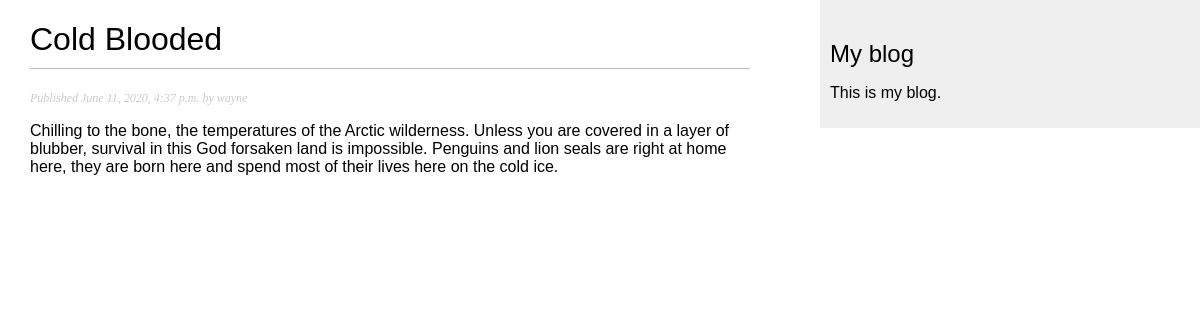
The page /blog/2020/6/11/cold-blooded/ on the database its author committed.
### blog/models.py (models this page shows, shortened)
class Post(models.Model):
    STATUS_CHOICE = (
        ('draft', 'Draft'),
        ('published', 'Published'),
    )
    title = models.CharField(max_length=250)
    slug = models.SlugField(max_length=250,
                            unique_for_date='publish')
    author = models.ForeignKey(User,
                                on_delete = models.CASCADE,
                                related_name = 'blog_post')
    body = models.TextField()
    publish = models.DateTimeField(default=timezone.now)
    created = models.DateTimeField(auto_now_add = True)
    updated = models.DateTimeField(auto_now = True)
    status = models.CharField(max_length = 10,
                            choices = STATUS_CHOICE,
                            default='draft')
    class Meta:
        ordering = ('-publish',)
    objects = models.Manager() # default manager
    published = PublishedManager() # our custom manager

### blog/views.py (the view)
def post_detail(request, year, month, day, post):
    post = get_object_or_404(Post, slug=post,
                                    status='published',
                                    publish__year=year,
                                    publish__month= month,
                                    publish__day=day)
    return render(request, 'blog/post/detail.html', {'post':post})

### blog/templates/blog/post/detail.html (shortened to what this page needs)
{% extends "blog/base.html" %}
{% block content%}
    <h1>{{post.title}}</h1>
    <p class="date">
        Published {{post.publish}} by {{post.author}}
    </p>
    {{ post.body|linebreaks }}
{% endblock %}

### blog/static/css/blog.css (style rules this page uses)
body { margin:0; padding:0; font-family:helvetica, sans-serif; }
h1 { font-weight:normal; border-bottom:1px solid #bbb; padding:0 0 10px 0; }
p.date { color:#ccc; font-family: georgia, serif; font-size: 12px; font-style: italic; }

### rows shown on the page
Post: title "Cold Blooded", publish "June 11, 2020, 4:37 p.m.", author "wayne", body "Chilling to the bone, the temperatures of the Arctic wilderness. Unless you are covered in a layer of blubber, survival in this God forsaken land is impossible. Penguins and lion seals are right at home here, they are born here and spend most of their lives here on the cold ice."
